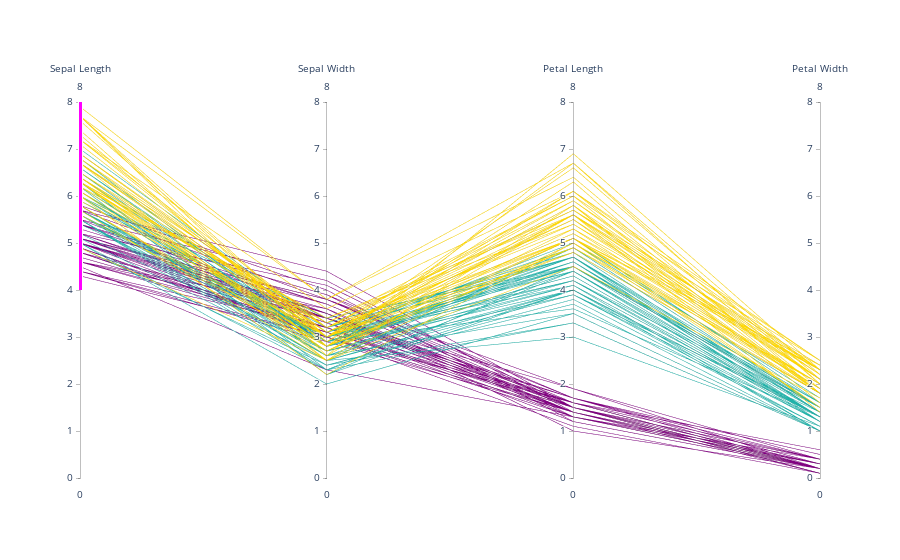

Notebook source saved alongside this figure:
### Code cell
df = pd.read_csv("https://raw.githubusercontent.com/bcdunbar/datasets/master/iris.csv")

fig = go.Figure(data=
    go.Parcoords(
        line = dict(color = df['species_id'],
                   colorscale = [[0,'purple'],[0.5,'lightseagreen'],[1,'gold']]),
        dimensions = list([
            dict(range = [0,8],
                # constraintrange = [4,8],
                label = 'Sepal Length', values = df['sepal_length']),
            dict(range = [0,8],
                label = 'Sepal Width', values = df['sepal_width']),
            dict(range = [0,8],
                label = 'Petal Length', values = df['petal_length']),
            dict(range = [0,8],
                label = 'Petal Width', values = df['petal_width'])
        ])
    )
)

fig

### Figure 1 — Plotly figure (JSON) as saved in the notebook; plotly's stock layout.template omitted (floating-point values rounded to 4 significant figures; data arrays with more than 128 entries replaced by an {"elided": "..."} marker saying what was removed)
{"data": [{"dimensions": [{"constraintrange": [4, 8], "label": "Sepal Length", "range": [0, 8], "values": {"elided": "150 float values"}}, {"label": "Sepal Width", "range": [0, 8], "values": {"elided": "150 float values"}}, {"label": "Petal Length", "range": [0, 8], "values": {"elided": "150 float values"}}, {"label": "Petal Width", "range": [0, 8], "values": {"elided": "150 float values"}}], "line": {"color": {"elided": "150 int values"}, "colorscale": [[0, "purple"], [0.5, "lightseagreen"], [1, "gold"]]}, "type": "parcoords"}], "layout": {}}
